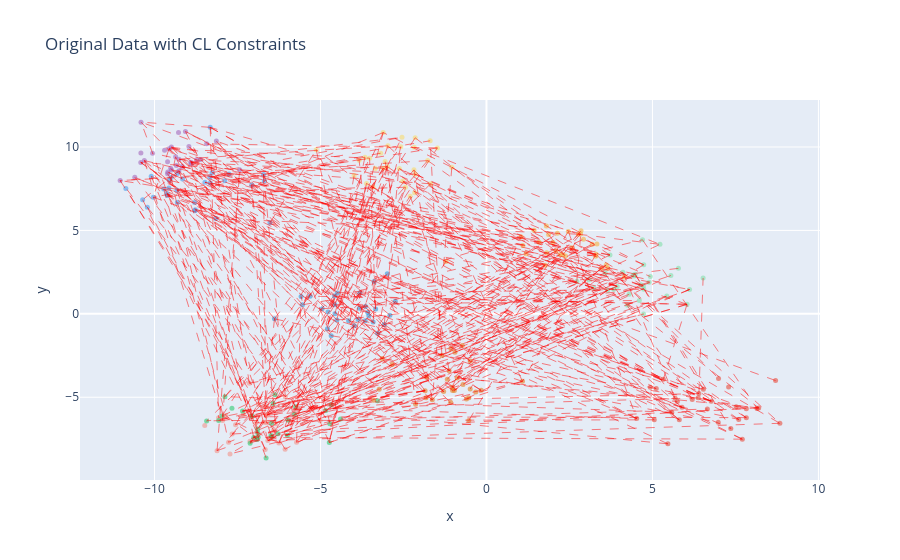

The cell this chart's notebook holds for it:
### Code cell
df = pd.DataFrame(X, columns=['x', 'y'])
df['label'] = y
fig = plot_dataframe(df, title='Original Data', x='x', y='y', label='label')
fig = draw_cl_constraints(fig, constraints, X)
fig.update_layout(title='Original Data with CL Constraints')
fig.update_layout(showlegend=False)
fig.show()
